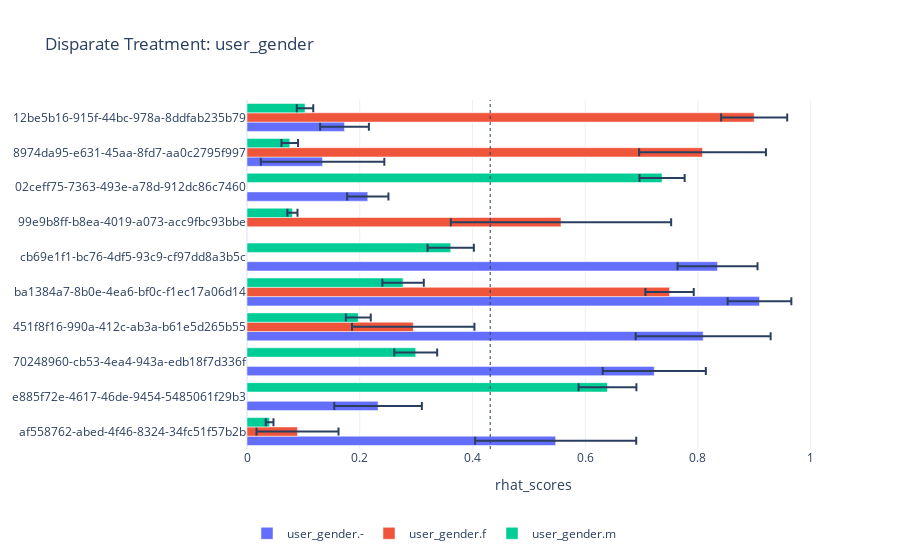

The code cell stored with this chart in its notebook:
### Code cell
dt.show(kind='bar')

### Figure 1 — Plotly figure (JSON) as saved in the notebook; plotly's stock layout.template omitted (floating-point values rounded to 4 significant figures)
{"data": [{"error_x": {"array": [0.04328, 0.1096, 0.03666, 0.07094, 0.05651, 0.1197, 0.09153, 0.07773, 0.1429], "type": "data"}, "name": "user_gender.-", "orientation": "h", "type": "bar", "x": [0.173, 0.1341, 0.2143, 0.8348, 0.9093, 0.8093, 0.7225, 0.2325, 0.5476], "y": ["12be5b16-915f-44bc-978a-8ddfab235b79", "8974da95-e631-45aa-8fd7-aa0c2795f997", "02ceff75-7363-493e-a78d-912dc86c7460", "cb69e1f1-bc76-4df5-93c9-cf97dd8a3b5c", "ba1384a7-8b0e-4ea6-bf0c-f1ec17a06d14", "451f8f16-990a-412c-ab3a-b61e5d265b55", "70248960-cb53-4ea4-943a-edb18f7d336f", "e885f72e-4617-46de-9454-5485061f29b3", "af558762-abed-4f46-8324-34fc51f57b2b"]}, {"error_x": {"array": [0.05861, 0.1125, 0.1955, 0.04287, 0.1086, 0.07274], "type": "data"}, "name": "user_gender.f", "orientation": "h", "type": "bar", "x": [0.8998, 0.8082, 0.5571, 0.7497, 0.2949, 0.08962], "y": ["12be5b16-915f-44bc-978a-8ddfab235b79", "8974da95-e631-45aa-8fd7-aa0c2795f997", "99e9b8ff-b8ea-4019-a073-acc9fbc93bbe", "ba1384a7-8b0e-4ea6-bf0c-f1ec17a06d14", "451f8f16-990a-412c-ab3a-b61e5d265b55", "af558762-abed-4f46-8324-34fc51f57b2b"]}, {"error_x": {"array": [0.0146, 0.0147, 0.04006, 0.008973, 0.04108, 0.03679, 0.02212, 0.03804, 0.05134, 0.006834], "type": "data"}, "name": "user_gender.m", "orientation": "h", "type": "bar", "x": [0.1029, 0.07589, 0.7364, 0.08059, 0.3614, 0.2769, 0.1975, 0.2994, 0.6395, 0.04015], "y": ["12be5b16-915f-44bc-978a-8ddfab235b79", "8974da95-e631-45aa-8fd7-aa0c2795f997", "02ceff75-7363-493e-a78d-912dc86c7460", "99e9b8ff-b8ea-4019-a073-acc9fbc93bbe", "cb69e1f1-bc76-4df5-93c9-cf97dd8a3b5c", "ba1384a7-8b0e-4ea6-bf0c-f1ec17a06d14", "451f8f16-990a-412c-ab3a-b61e5d265b55", "70248960-cb53-4ea4-943a-edb18f7d336f", "e885f72e-4617-46de-9454-5485061f29b3", "af558762-abed-4f46-8324-34fc51f57b2b"]}], "layout": {"legend": {"orientation": "h", "y": -0.2}, "shapes": [{"line": {"dash": "dot", "width": 1}, "type": "line", "x0": 0.4315, "x1": 0.4315, "xref": "x", "y0": 0, "y1": 1, "yref": "paper"}], "title": {"text": "Disparate Treatment: user_gender"}, "xaxis": {"title": {"text": "rhat_scores"}}, "yaxis": {"categoryarray": ["af558762-abed-4f46-8324-34fc51f57b2b", "e885f72e-4617-46de-9454-5485061f29b3", "70248960-cb53-4ea4-943a-edb18f7d336f", "451f8f16-990a-412c-ab3a-b61e5d265b55", "ba1384a7-8b0e-4ea6-bf0c-f1ec17a06d14", "cb69e1f1-bc76-4df5-93c9-cf97dd8a3b5c", "99e9b8ff-b8ea-4019-a073-acc9fbc93bbe", "02ceff75-7363-493e-a78d-912dc86c7460", "8974da95-e631-45aa-8fd7-aa0c2795f997", "12be5b16-915f-44bc-978a-8ddfab235b79"], "categoryorder": "array"}}}
